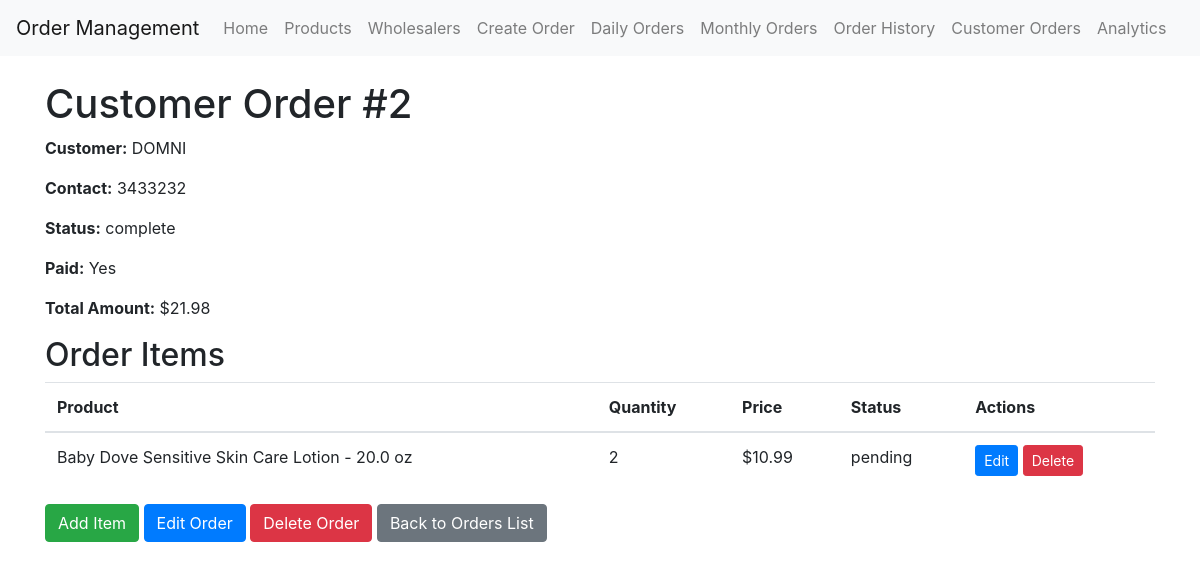
Page /view_customer_order/2 (signed in) on the committed database.
### app/models.py (models this page shows)
class CustomerOrder(db.Model):
    id = db.Column(db.Integer, primary_key=True)
    customer_name = db.Column(db.String(100), nullable=False)
    customer_contact = db.Column(db.String(100), nullable=False)
    order_date = db.Column(db.DateTime, default=datetime.utcnow)
    status = db.Column(db.String(20), default='pending')  # New field
    is_paid = db.Column(db.Boolean, default=False)
    total_amount = db.Column(db.Float, default=0.0)
    items = db.relationship('CustomerOrderItem', backref='customer_order', lazy='dynamic')

class CustomerOrderItem(db.Model):
    id = db.Column(db.Integer, primary_key=True)
    customer_order_id = db.Column(db.Integer, db.ForeignKey('customer_order.id'), nullable=False)
    product_id = db.Column(db.Integer, db.ForeignKey('product.id'), nullable=True)  # Can be null for custom products
    custom_product_name = db.Column(db.String(100))  # For products not in stock
    quantity = db.Column(db.Integer, nullable=False)
    price = db.Column(db.Float, nullable=False)
    status = db.Column(db.String(20), default='pending')  # New field
    product = db.relationship('Product', backref='customer_order_items')

class Product(db.Model):
    id = db.Column(db.Integer, primary_key=True)
    product_id = db.Column(db.String(20), unique=True, nullable=False)
    name = db.Column(db.String(100), nullable=False)
    size = db.Column(db.String(50))
    price = db.Column(db.Float, nullable=False)
    wholesaler_id = db.Column(db.Integer, db.ForeignKey('wholesaler.id'), nullable=False)
    wholesaler = db.relationship('Wholesaler', back_populates='products')
    available_in_store = db.Column(db.Boolean, default=True)

### app/main/routes.py (the view)
@bp.route('/view_customer_order/<int:order_id>')
@login_required
def view_customer_order(order_id):
    order = CustomerOrder.query.get_or_404(order_id)
    return render_template('view_customer_order.html', order=order)

### app/models.py (called while the page is built)
@login.user_loader
def load_user(id):
    return User.query.get(int(id))

### app/templates/view_customer_order.html
{% extends "base.html" %}
{% block content %}
    <h1>Customer Order #{{ order.id }}</h1>
    <p><strong>Customer:</strong> {{ order.customer_name }}</p>
    <p><strong>Contact:</strong> {{ order.customer_contact }}</p>
    <p><strong>Status:</strong> {{ order.status }}</p>
    <p><strong>Paid:</strong> {% if order.is_paid %}Yes{% else %}No{% endif %}</p>
    <p><strong>Total Amount:</strong> ${{ "%.2f"|format(order.total_amount) }}</p>
    <h2>Order Items</h2>
    <table class="table">
        <thead>
            <tr>
                <th>Product</th>
                <th>Quantity</th>
                <th>Price</th>
                <th>Status</th>
                <th>Actions</th>
            </tr>
        </thead>
        <tbody>
            {% for item in order.items %}
                <tr>
                    <td>{{ item.product.name if item.product else item.custom_product_name }}</td>
                    <td>{{ item.quantity }}</td>
                    <td>${{ "%.2f"|format(item.price) }}</td>
                    <td>{{ item.status }}</td>
                    <td>
                        <a href="{{ url_for('main.edit_customer_order_item', item_id=item.id) }}" class="btn btn-sm btn-primary">Edit</a>
                        <form action="{{ url_for('main.delete_customer_order_item', item_id=item.id) }}" method="post" style="display: inline;">
                            <input type="submit" value="Delete" class="btn btn-sm btn-danger" onclick="return confirm('Are you sure?');">
                        </form>
                    </td>
                </tr>
            {% endfor %}
        </tbody>
    </table>
    <a href="{{ url_for('main.add_customer_order_item', order_id=order.id) }}" class="btn btn-success">Add Item</a>
    <a href="{{ url_for('main.edit_customer_order', order_id=order.id) }}" class="btn btn-primary">Edit Order</a>
    <form action="{{ url_for('main.delete_customer_order', order_id=order.id) }}" method="post" style="display: inline;">
        <input type="submit" value="Delete Order" class="btn btn-danger" onclick="return confirm('Are you sure you want to delete this order?');">
    </form>
    <a href="{{ url_for('main.customer_orders') }}" class="btn btn-secondary">Back to Orders List</a>
{% endblock %}

### rows in the picture
CustomerOrder: id "2", customer_name "DOMNI", customer_contact "3433232", status "complete", total_amount "21.98"
CustomerOrderItem: product "Baby Dove Sensitive Skin Care Lotion - 20.0 oz", quantity "2", price "10.99", status "pending"
